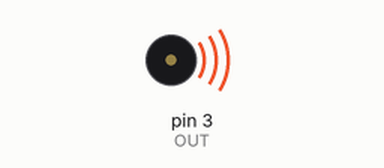
Recording of a sketch running on a simulated Arduino Uno, built with avr-gcc and run on an emulated ATmega328P. On the bench: buzzer (waves = sounding).

Above: at 0.2 s.
At 15.1 s:
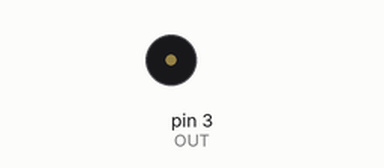
Timing chart, 0 to 18.7 s (numbered marks = the images above):
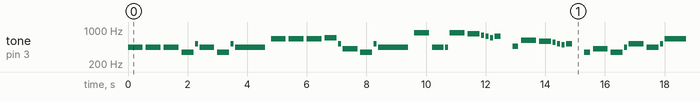

Measured:
- by itself, tone on pin 3 (OUT): plays 440 Hz for 0.50 s, 440 Hz for 0.50 s, 440 Hz for 0.50 s, 349 Hz for 0.40 s, 523 Hz for 0.10 s, 440 Hz for 0.50 s … (298 notes in this stretch)

The sketch:

imper_march.ino
```cpp
#define OUT 3

void setup() {
  // put your setup code here, to run once:
  pinMode(OUT, OUTPUT);
}

void myTone(double frequency, int toneLen, int delayLen) {
  tone(OUT, frequency, toneLen);
  delay(delayLen);
}

void quarter(double frequency) {
  myTone(frequency, 500, 600);
}

void half(double frequency) {
  myTone(frequency, 1000, 1200);
}

void eight(double frequency) {
  myTone(frequency, 200, 300);
}

void sixteenth(double frequency) {
  myTone(frequency, 100, 150);
}

void eightPoint(double frequency) {
  myTone(frequency, 400, 450);
}

void loop() {
  quarter(440);
  quarter(440);
  quarter(440);
  eightPoint(349.23);
  sixteenth(523.25);

  quarter(440);
  eightPoint(349.23);
  sixteenth(523.25);
  half(440);

  quarter(659.26);
  quarter(659.26);
  quarter(659.26);
  eightPoint(698.46);
  sixteenth(523.25);

  quarter(415.30);
  eightPoint(349.23);
  sixteenth(523.25);
  half(440);

  quarter(880);
  eightPoint(440);
  sixteenth(440);
  quarter(880);
  eightPoint(830.6);
  sixteenth(784);

  sixteenth(739.98);
  sixteenth(698.46);
  eight(739.98);
  delay(300);
  eight(466.16);
  quarter(622.26);
  eightPoint(587.32);
  sixteenth(554.36);

  sixteenth(523.25);
  sixteenth(493.88);
  eight(523.25);
  delay(300);
  eight(349.23);
  quarter(415.3);
  eightPoint(349.23);
  sixteenth(440);

  quarter(523.23);
  eightPoint(440);
  sixteenth(523.23);
  half(659.26);

  quarter(880);
  eightPoint(440);
  sixteenth(440);
  quarter(880);
  eightPoint(830.6);
  sixteenth(784);

  sixteenth(739.98);
  sixteenth(698.46);
  eight(739.98);
  delay(300);
  eight(466.16);
  quarter(622.26);
  eightPoint(587.32);
  sixteenth(554.36);

  sixteenth(523.25);
  sixteenth(493.88);
  eight(523.25);
  delay(300);
  eight(349.23);
  quarter(415.3);
  eightPoint(349.23);
  sixteenth(523.25);

  quarter(440);
  eightPoint(349.23);
  sixteenth(523.25);
  half(440);
}
```
